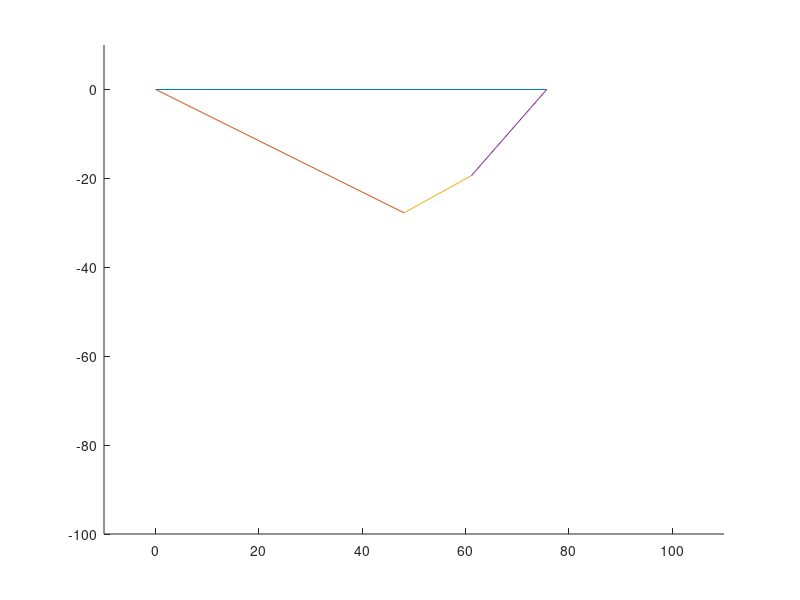
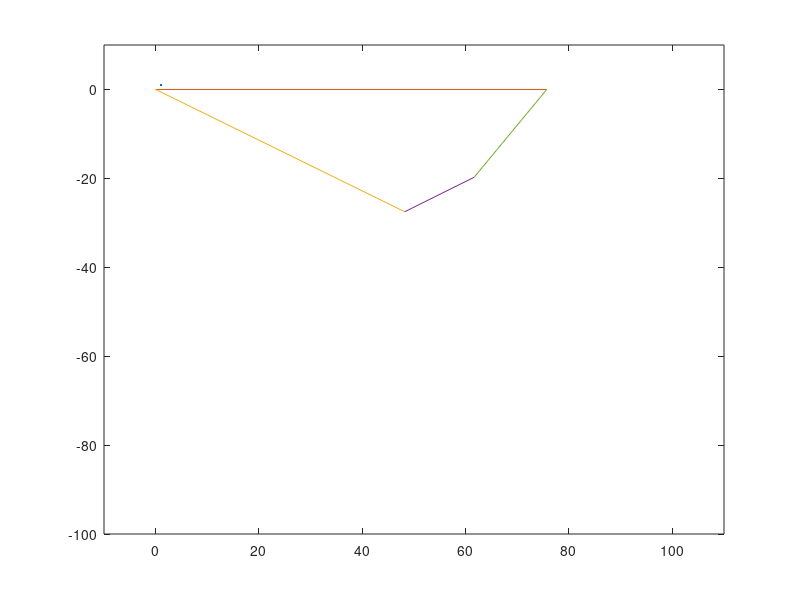
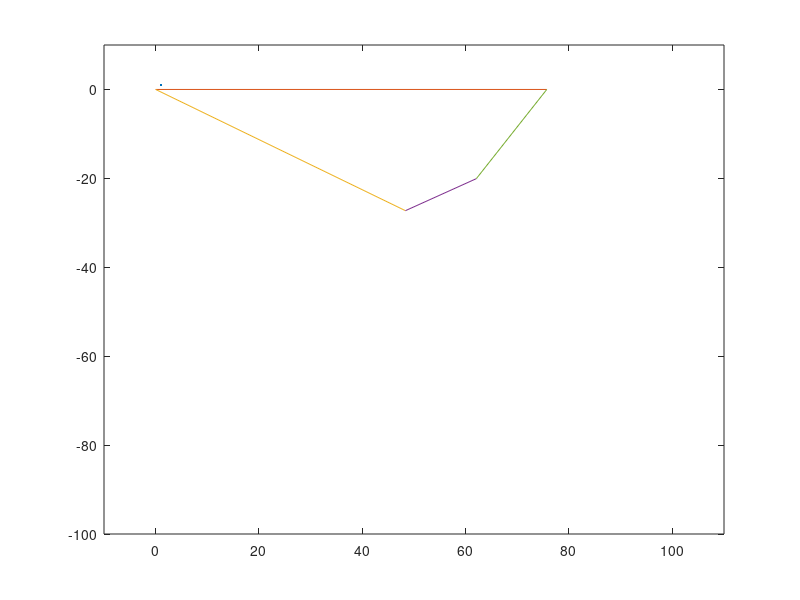
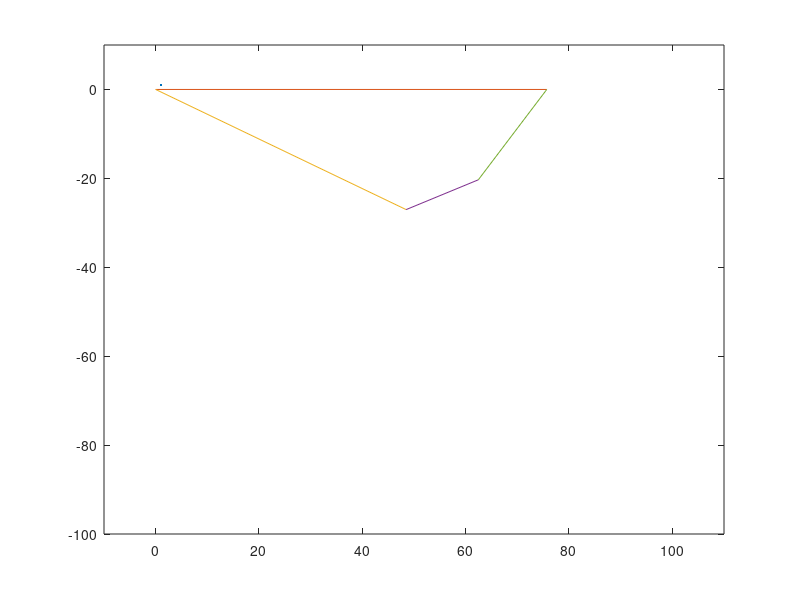

Recreate these plots in MATLAB, in order.
disp('************************************')
disp('Starting Four bar solver...')

disp('Defining helper functions...')
% Help functions
function m = f(b4)
% First order function of four bar linkage
% Parameters:
% b4: Four bar geometry struct

% Equation system with x and y components = 0
m1 = -b4.rl*cos(b4.input_a) + b4.rs*cos(b4.crosslink_a) - b4.rf + b4.rj*cos(b4.output_a);
m2 = b4.rl*sin(b4.input_a) - b4.rs*sin(b4.crosslink_a) - b4.rj*sin(b4.output_a);

% Put into vector that is returned
m = [m1; m2];

endfunction

function m = J(b4)
% Jacobian for four bar linkage geometry function
% Parameters:
% b4: Four bar geometry struct

m = [-b4.rj*sin(b4.output_a), -b4.rs*sin(b4.crosslink_a);
    -b4.rj*cos(b4.output_a), -b4.rs*cos(b4.crosslink_a)];

endfunction

function r = deg2rad(d)
% Converts degrees to radians
r = d*pi/180;

endfunction

function d = rad2deg(r)
% Converts radians to degrees
d = r*180/pi;

endfunction

function x = n_r_fourbar(b4)
% Newton Rhapson solver for non linear equation in four bar geometry
% Input

delta = 0.001; % Accuracy of solver
max_it = 10; % Maximum number of iterations
it = 0; % Number of done interations
x = [b4.output_a; b4.crosslink_a];
b4_temp = b4; % Temporary struct
dx = [1; 1]; % Step. Dummy values

%printf('Starting values: \n output_a: %0.2f rad \n crosslink_a: %0.2f rad\n', x(1), x(2))

% Solver iteration
while ((sqrt(dx(1)^2 + dx(2)^2) > delta) && it < max_it)
    % Fill temporary struct with values for x
    %printf('*** Loop %d ***\n', it);
    b4_temp.output_a = x(1);
    b4_temp.crosslink_a = x(2);

    % Calculate dx
    dx = -inv(J(b4_temp))*f(b4_temp);
    %printf('x0 = [%0.2f, %0.2f] degrees\n', rad2deg(x(1)), rad2deg(x(2)))
    %printf('dx = [%0.2f, %0.2f] degrees\n', rad2deg(dx(1)), rad2deg(dx(2)))

    x = x + dx; % Update x

    %printf('x1 = [%0.2f, %0.2f] degrees\n', rad2deg(x(1)), rad2deg(x(2)))

    %disp('----------------------------------')
    it++;
end

endfunction



% ************************************** %
% Main funciton 
disp('** Executing main script... ***')
disp('Defining four bar start geometry')
% Create four bar geometry struct
% Lengths
b4.rf = 75.7; % Frame length
b4.rl = 55.5; % Link length
b4.rj = 24.26; % Jaw length
b4.rs = 15.5; % Shank length
% Angles
b4.input_a = deg2rad(100); % Input angle to system. Independent variable
b4.output_a = deg2rad(80); % Ángle between frame and jaw. Initial guess for solver
b4.crosslink_a = deg2rad(10); % Anlge between frame and shank. Initial guess for solver

% ************* Correct test values**************** %
% Use these to test program
%b4.rf = 100; % Frame length
%b4.rl = 60; % Link length
%b4.rj = 50; % Jaw length
%b4.rs = 70; % Shank length
% Angles
%b4.input_a = deg2rad(180-70); % Input angle to system. Independent variable
%b4.output_a = deg2rad(78.61); % Angle between frame and jaw. Initial guess for solver
%b4.crosslink_a = deg2rad(6.04); % Anlge between frame and shank. Initial guess for solver

disp('Calculating and plotting positions')
input_min = deg2rad(150)
input_max = deg2rad(160)

hf = figure('visible', 'off');
axis([-10 110 -100 10])
axis manual

angles = input_min:0.005:input_max;
for ii = 1:length(angles) % Ugly quick fix
    printf('Plotting %d/%d\n', ii, length(angles))
    i = angles(ii); % Ugly quick fix
    axis([-10 110 -100 10])
    axis manual
    % Get angles 
    b4.input_a = i;
    a = n_r_fourbar(b4);
    b4.output_a = a(1); % Update output angle
    b4.crosslink_a = a(2); % Update crosslink angle

    % Plot results
    hold on
    % Plot frame
    plot([0, b4.rf], [0, 0])
    % Plot link
    plot([0, -cos(b4.input_a)*b4.rl], [0, -sin(b4.input_a)*b4.rl])
    % Plot shank
    plot([-cos(b4.input_a)*b4.rl, -cos(b4.input_a)*b4.rl + cos(b4.crosslink_a)*b4.rs], [-sin(b4.input_a)*b4.rl, -sin(b4.input_a)*b4.rl + sin(b4.crosslink_a)*b4.rs])
    % Plot jaw
    plot([b4.rf - cos(b4.output_a)*b4.rj, b4.rf], [-sin(b4.output_a)*b4.rj, 0])

    pause(0.001)
    drawnow

    plname = sprintf('./images/fourbar%d.png', ii);
    print(hf, plname, "-dpng")

    hold off 
    plot([1])


endfor

disp('************************************')
disp('Program done!')
disp('************************************')
